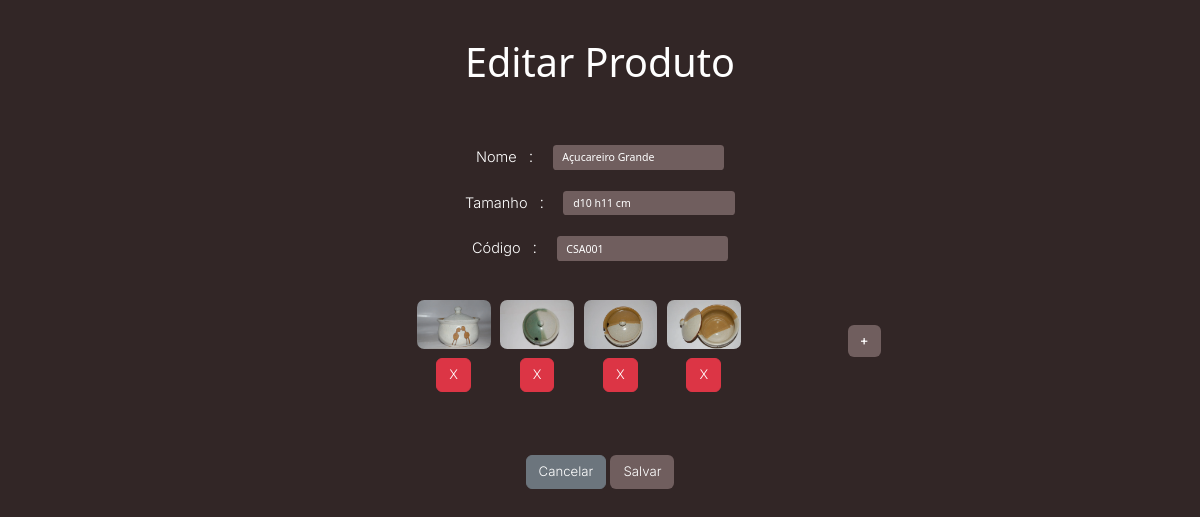
Page /gestao/editar/16/ (signed in) on the committed database.
### gestao/models.py (models this page shows, shortened)
class Product(models.Model):
    name = models.CharField(max_length=200, unique=True)
    code = models.CharField(max_length=50, unique=True)
    size = models.CharField(max_length=255)
    category = models.ForeignKey(
        Category,
        on_delete=models.SET_NULL,
        null=True,
        blank = True,
        )
    views = models.PositiveIntegerField(default=0)
    photos = models.JSONField(default=list, blank=False)

### gestao/views.py (the view)
# urls.py: path('editar/<int:product_id>/', views.editar, name='editar'),
@login_required
def editar(request, product_id):
    product = get_object_or_404(Product, id=product_id)
    if request.method == 'POST':
        form = EditForm(request.POST, instance=product)
        if form.is_valid():
            form.save()
            if 'photo_order' in request.POST:
                photo_order = json.loads(request.POST['photo_order'])
                product.photos = photo_order
                product.save()
            if 'removed_photos' in request.POST:
                removed_photos = json.loads(request.POST['removed_photos'])
                for photo in removed_photos:
                    if default_storage.exists(photo):
                        default_storage.delete(photo)
                product.photos = [
                    p for p in product.photos if p not in removed_photos]
                product.save()
            if 'photos[]' in request.FILES:
                photos = product.photos if product.photos else []
                for index, photo in enumerate(request.FILES.getlist('photos[]')):
                    image = Image.open(photo)
                    image = image.convert('RGB')
                    filename, _ = os.path.splitext(photo.name)
                    new_filename = f"img-{product.name.replace(' ', '-')}-{len(photos) + index + 1}.webp"
                    in_memory_file = io.BytesIO()
                    image.save(in_memory_file, format='WEBP')
                    in_memory_file.seek(0)
                    path = default_storage.save(
                        f'produtos_fotos/{new_filename}', ContentFile(in_memory_file.read(), new_filename))
                    photos.append(path)
                product.photos = photos
                product.save()
            return redirect('galeria')
    else:
        form = EditForm(instance=product)
    return render(request, 'editar.html', {'form': form, 'product': product})

### gestao/templates/editar.html (shortened to what this page needs)
{% extends "base.html" %} {% load static %}
    {% block css %}
    <link
      rel="stylesheet"
      type="text/css"
      href="{% static 'css/galeria.css' %}"
    />
    {% endblock %}
    {% block header %}{% endblock %} {% block 'dashboard' %}
    <div class="center">
      <form
        action="{% url 'editar' product.id %}"
        method="post"
        enctype="multipart/form-data"
        id="product-form"
        data-product-name="{{ product.name }}"
        class="center"
      >
        <h1 class="cabecalho s60">Editar Produto</h1>
        <table>
          <table>
            {{ form.as_table }}
          </table>
          <div class="horizontal-edit-img alignCenter">
            <div
              class="horizontal-edit-img alignCenter noPadding"
              id="photo-container"
            >
              {% for photo in product.photos %}
              <div class="vertical" draggable="true" data-photo="{{ photo }}">
                <img
                  src="../../media/{{ photo }}"
                  alt="Imagem de {{ product.name }}"
                  class="product-photo-edit"
                  draggable="false"
                />
                <button
                  type="button"
                  class="btn btn-danger remove-photo-btn s20 noWrap"
                >
                  X
                </button>
              </div>
              {% endfor %}
            </div>
            <button
              type="button"
              id="add-photo-btn"
              class="btn btn-primary btn-add-photo s20 noWrap"
            >
              +
            </button>
          </div>
          <br />
          <div>
            <a href="{% url 'galeria' %}" class="btn btn-secondary s20 noWrap"
              >Cancelar</a
            >
            <button type="submit" class="btn btn-edit s20 noWrap">
              Salvar
            </button>
          </div>
        </table>
      </form>
    </div>
    {% endblock %}{% block footer %}{% endblock %}

### static/css/galeria.css (style rules this page uses)
.background { width: 100%; height: 100%; background-color: var(--fundo); }
.product-photo-edit { height: 4.07vmax; margin-top: 0.81vmax; margin-bottom: 0.81vmax; border-radius: 0.6vmax; cursor: grab; }
.cabecalho { text-align: center; color: var(--texto); }
.horizontal-edit-img { display: flex; flex-direction: row; flex-wrap: wrap; gap: 0.81vmax; padding-left: 8.13vmax; padding-right: 8.13vmax; }

### static/css/variables.css (style rules this page uses)
:root { --fundo: #322626; --texto: #ffffff; --texto-hover: #9f8272; --texto-click: #a26e51; --placeholder: #b0a4a3; --destaque: #3e3131; --botao-off: #705e5e; --botao-hover: #5c4646; --botao-click: #4b2e2e; --font-family: "Inter"; }

### static/css/atributos.css (style rules this page uses)
.vertical { display: flex; flex-direction: column; box-sizing: border-box; min-width: 4.07vmax; align-items: center; justify-content: center; margin-left: 0vmax; }
.noPadding { padding: 0; margin: 0; }
.center { align-content: center !important; align-items: center !important; align-self: center !important; justify-content: center !important; display: flex; flex-direction: column; margin-top: 1.63vmax; gap: 1.63vmax; }
.alignCenter { align-items: center; }
table { border-collapse: collapse; }
table tr { display: flex; flex-direction: row; justify-content: center; align-items: center; }
table td, table th { padding: 0.81vmax; color: var(--texto); }

### static/css/buttons.css (style rules this page uses)
.btn { text-decoration: none; display: inline-block; padding: 0.4vmax 0.81vmax; border: none; border-radius: 0.25rem; cursor: pointer; font-weight: bold; color: var(--texto) !important; font-family: "Inter" !important; font-weight: 300 !important; }
.btn-secondary { background-color: #6c757d; color: var(--texto) !important; font-family: "Inter" !important; font-weight: 300 !important; }
.btn-danger { background-color: #dc3545; color: var(--texto) !important; font-family: "Inter" !important; font-weight: 300 !important; }
.btn-edit { color: var(--texto) !important; font-family: "Inter" !important; font-weight: 300 !important; background-color: var(--botao-off) !important; }
.btn-add-photo { height: 2.03rem !important; color: var(--texto) !important; font-family: "Inter" !important; font-weight: 500 !important; border: 0 !important; background-color: var(--botao-off) !important; text-align: center !important; justify-content: center !important; align-items: center !important; vertical-align: middle; }

### static/css/forms.css (style rules this page uses)
input, textarea { height: 2.03vmax; border-radius: 0.3vmax; border: 0; color: var(--texto); background-color: var(--botao-off); align-items: center; justify-content: center; text-align: left; align-content: center; padding-left: 0.81vmax; padding-right: 0.81vmax; font-size: 0.88vmax !important; }
.input-label { font-size: 1.21vmax !important; margin-right: 1vmax; }
.edit-label { font-size: 0.88vmax !important; }
input::placeholder, textarea::placeholder { color: var(--placeholder); }

### static/css/home.css (style rules this page uses)
h1 { text-align: center; }
a { color: white; text-decoration: none; padding: 20px; }

### rows in the picture
Product: name "Açucareiro Grande", size "d10 h11 cm", code "CSA001"
